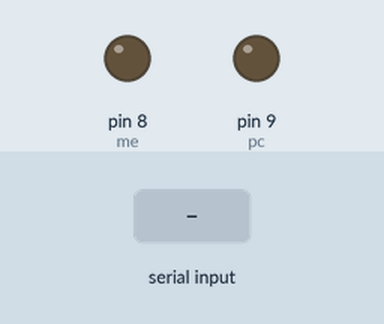
Recording of a sketch running on a simulated Arduino Uno, built with avr-gcc and run on an emulated ATmega328P. Shown: output pins drawn as LEDs (lit = HIGH). The inputs (shaded band) are chosen by the test bench.

Above: at 1.2 s.
1.3 s: "9\n" received over Serial
At 2.5 s:
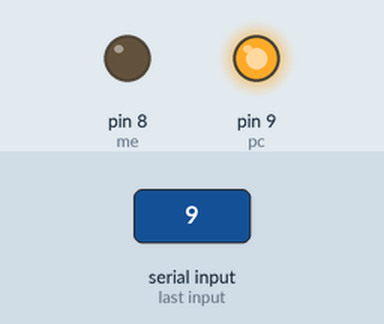
2.8 s: "8\n" received over Serial
At 3.9 s:
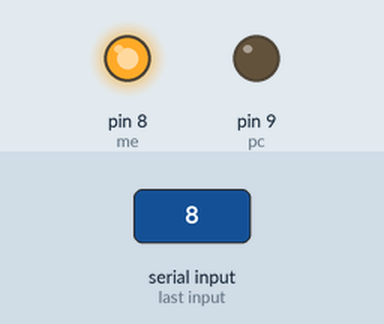
4.3 s: "0\n" received over Serial
At 5.0 s:
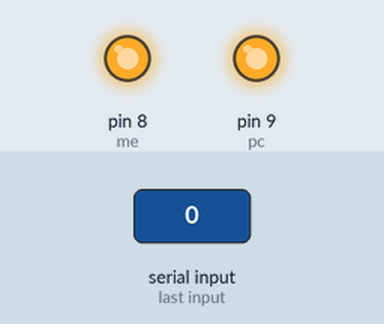
Timing chart, 0 to 7.3 s (numbered marks = the images above; inputs shaded):
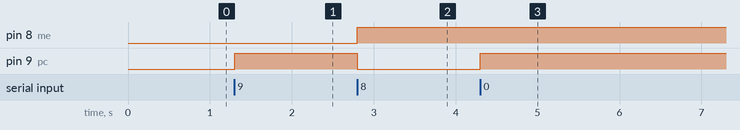

Measured:
- after the input at 1.3 s, pin 9 (pc): LOW → HIGH at once
- after the input at 2.8 s, pin 8 (me): LOW → HIGH at once; pin 9 (pc): HIGH → LOW at once
- after the input at 4.3 s, pin 9 (pc): LOW → HIGH at once

The sketch:

rock-paper-scissors-led.ino
```cpp
int me = 8;
int pc = 9;

int x;

void setup() {
 Serial.begin(115200);
 Serial.setTimeout(1);
 pinMode(me, OUTPUT);
 pinMode(pc, OUTPUT);
}
void loop() {
 while (!Serial.available());
 x = Serial.readString().toInt();
 if(x == 9) {
  digitalWrite(pc, HIGH);
  digitalWrite(me, LOW);
 }
 if(x == 8) {
  digitalWrite(me, HIGH);
  digitalWrite(pc, LOW);
 }
 if(x == 0) {
  digitalWrite(me, HIGH);
  digitalWrite(pc, HIGH);
 }
}
```
